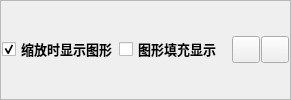
           <widget class="QFrame" name="frame_4">
            <property name="styleSheet">
             <string notr="true"/>
            </property>
            <property name="frameShape">
             <enum>QFrame::StyledPanel</enum>
            </property>
            <property name="frameShadow">
             <enum>QFrame::Raised</enum>
            </property>
            <layout class="QGridLayout" name="gridLayout_8">
             <property name="leftMargin">
              <number>1</number>
             </property>
             <property name="topMargin">
              <number>1</number>
             </property>
             <property name="rightMargin">
              <number>1</number>
             </property>
             <property name="bottomMargin">
              <number>1</number>
             </property>
             <property name="spacing">
              <number>1</number>
             </property>
             <item row="0" column="0">
              <layout class="QHBoxLayout" name="horizontalLayout_8" stretch="1,0,10,1,1">
               <item>
                <widget class="QCheckBox" name="ckb_ShowObj">
                 <property name="font">
                  <font>
                   <family>微软雅黑</family>
                   <pointsize>10</pointsize>
                   <weight>75</weight>
                   <bold>true</bold>
                  </font>
                 </property>
                 <property name="styleSheet">
                  <string notr="true"/>
                 </property>
                 <property name="text">
                  <string>缩放时显示图形</string>
                 </property>
                 <property name="checked">
                  <bool>true</bool>
                 </property>
                </widget>
               </item>
               <item>
                <widget class="QCheckBox" name="ckb_ShowObj_Fill">
                 <property name="font">
                  <font>
                   <family>微软雅黑</family>
                   <pointsize>10</pointsize>
                   <weight>75</weight>
                   <bold>true</bold>
                  </font>
                 </property>
                 <property name="styleSheet">
                  <string notr="true"/>
                 </property>
                 <property name="text">
                  <string>图形填充显示</string>
                 </property>
                 <property name="checkable">
                  <bool>false</bool>
                 </property>
                 <property name="checked">
                  <bool>false</bool>
                 </property>
                </widget>
               </item>
               <item>
                <widget class="QLabel" name="lbl_Status">
                 <property name="font">
                  <font>
                   <family>微软雅黑</family>
                   <pointsize>10</pointsize>
                   <weight>75</weight>
                   <bold>true</bold>
                  </font>
                 </property>
                 <property name="styleSheet">
                  <string notr="true">color: rgb(255, 255, 255);</string>
                 </property>
                 <property name="text">
                  <string/>
                 </property>
                 <property name="alignment">
                  <set>Qt::AlignCenter</set>
                 </property>
                </widget>
               </item>
               <item>
                <widget class="QToolButton" name="pBtn_FitImage">
                 <property name="toolTip">
                  <string>还原</string>
                 </property>
                 <property name="text">
                  <string/>
                 </property>
                 <property name="icon">
                  <iconset resource="../../imgResource.qrc">
                   <normaloff>:/icons/icons8-还原-60.png</normaloff>:/icons/icons8-还原-60.png</iconset>
                 </property>
                 <property name="iconSize">
                  <size>
                   <width>20</width>
                   <height>20</height>
                  </size>
                 </property>
                </widget>
               </item>
               <item>
                <widget class="QToolButton" name="btn_ClearWindow">
                 <property name="toolTip">
                  <string>重置</string>
                 </property>
                 <property name="text">
                  <string/>
                 </property>
                 <property name="icon">
                  <iconset resource="../../imgResource.qrc">
                   <normaloff>:/icons/icons8-更新左旋转-48.png</normaloff>:/icons/icons8-更新左旋转-48.png</iconset>
                 </property>
                 <property name="iconSize">
                  <size>
                   <width>20</width>
                   <height>20</height>
                  </size>
                 </property>
                </widget>
               </item>
              </layout>
             </item>
            </layout>
           </widget>
